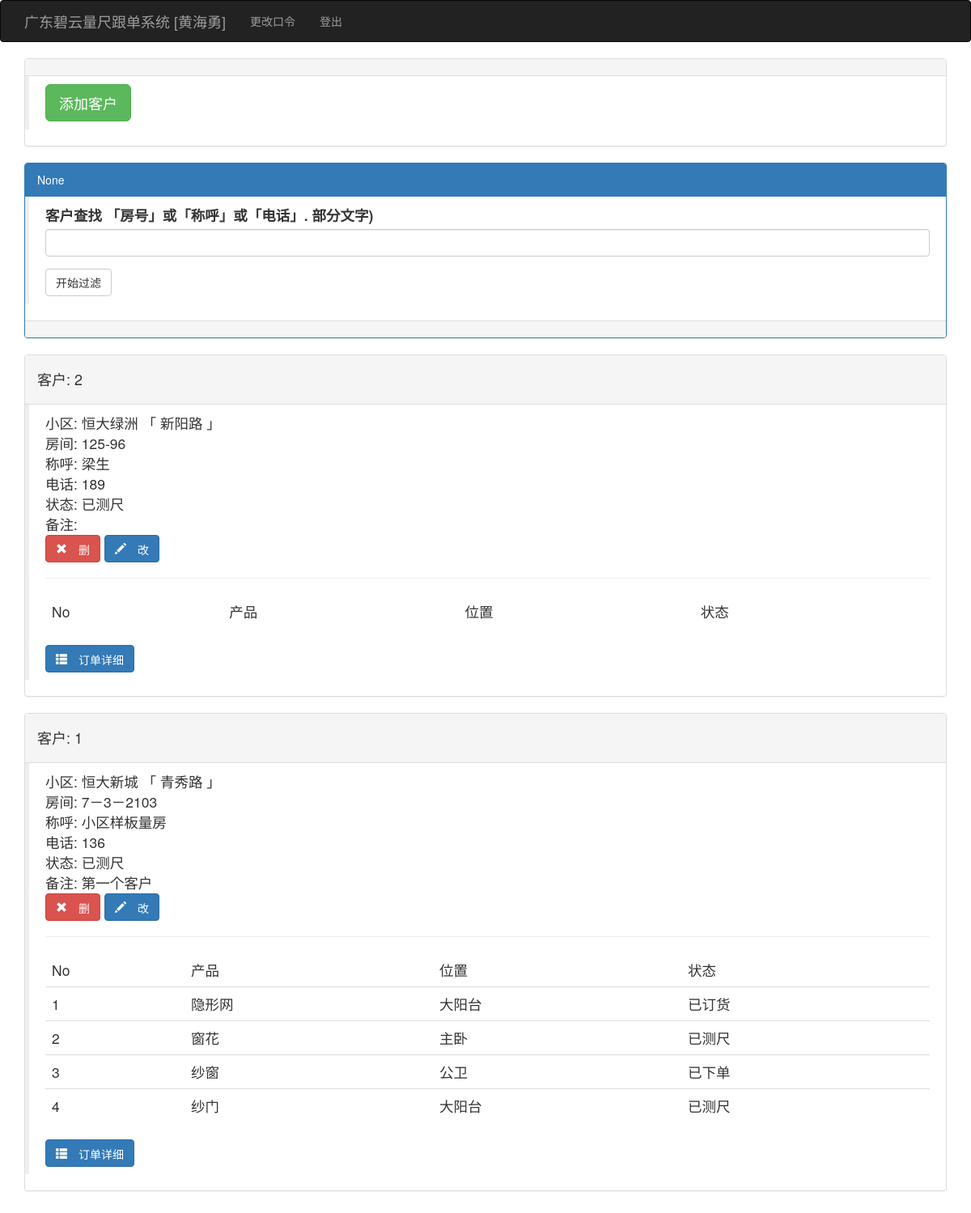
Page /kehulist (signed in) on the committed database.
### app/models.py (models this page shows, shortened)
class User(UserMixin, db.Model):
    __tablename__ = 'users'
    id = db.Column(db.Integer, primary_key=True)
    user = db.Column(db.String(64), unique=True, index=True)
    pin = db.Column(db.String(64))
    username = db.Column(db.String(64))
    tel = db.Column(db.String(32))
    role = db.Column(db.String(64))
    isuse = db.Column(db.Boolean, default=False)
    beizhu = db.Column(db.String(64))
    kehus = db.relationship('Kehu', backref='user', lazy='dynamic')
    @login_manager.user_loader
    def load_user(user_id):
        return User.query.get(int(user_id))

class Kehu(db.Model):
    __tablename__ = 'kehus'
    id = db.Column(db.Integer, primary_key=True)
    user_id = db.Column(db.Integer, db.ForeignKey('users.id'))
    xiaoqu_id = db.Column(db.Integer, db.ForeignKey('xiaoqus.id'))
    fangjian = db.Column(db.String(64))
    chenghu = db.Column(db.String(64))
    tel = db.Column(db.String(64))
    zje = db.Column(db.Float)
    beizhu = db.Column(db.String(64))
    status = db.Column(db.Integer, default=1)  # 1已测尺、2已下单、3已安装、4已清款
    time0 = db.Column(db.DateTime(), default=datetime.utcnow)
    time1 = db.Column(db.DateTime())
    time2 = db.Column(db.DateTime())
    time3 = db.Column(db.DateTime())
    dingdans = db.relationship('Dingdan', backref='kehu', lazy='dynamic')

class Xiaoqu(db.Model):
    __tablename__ = 'xiaoqus'
    id = db.Column(db.Integer, primary_key=True)
    xiaoqu = db.Column(db.String(64), unique=True, index=True)
    dizhi = db.Column(db.String(100))
    beizhu = db.Column(db.String(128))
    kehus = db.relationship('Kehu', backref='xiaoqu', lazy='dynamic')

class Dingdan(db.Model):
    __tablename__ = 'dingdans'
    id = db.Column(db.Integer, primary_key=True)
    kehu_id = db.Column(db.Integer, db.ForeignKey('kehus.id'))
    chanpin_id = db.Column(db.Integer, db.ForeignKey('chanpins.id'))
    shuliang = db.Column(db.Integer)
    weizhi = db.Column(db.String(64))
    xinghao = db.Column(db.String(64))
    kuan_chang = db.Column(db.Integer)
    gao = db.Column(db.Integer)
    meikongkuan_bashoudigao = db.Column(db.Integer)
    color = db.Column(db.String(64))
    shanshu = db.Column(db.Integer)
    zhonghengtiaoshu_gantiaoshu = db.Column(db.Integer)
    shuowei = db.Column(db.String(64))
    ishaveht = db.Column(db.String(64))
    zhangfa_dengfenshu_kaishuofangshi = db.Column(db.String(64))
    jiage = db.Column(db.Float)
    tushipic = db.Column(db.String(64))
    beizhu = db.Column(db.String(64))
    status = db.Column(db.Integer, default=1)  # 1测尺、2业务下单、3工厂下单、4工厂入库、5工厂发货、6货到工地、7安装完成
    fakaidi = db.Column(db.String(64))
    time0 = db.Column(db.DateTime(), default=datetime.utcnow)
    user0_id = db.Column(db.Integer, db.ForeignKey('users.id'))
    time1 = db.Column(db.DateTime())
    user1_id = db.Column(db.Integer, db.ForeignKey('users.id'))
    time2 = db.Column(db.DateTime())
    user2_id = db.Column(db.Integer, db.ForeignKey('users.id'))
    time3 = db.Column(db.DateTime())
    user3_id = db.Column(db.Integer, db.ForeignKey('users.id'))
    time4 = db.Column(db.DateTime())
    user4_id = db.Column(db.Integer, db.ForeignKey('users.id'))
    time5 = db.Column(db.DateTime())
    user5_id = db.Column(db.Integer, db.ForeignKey('users.id'))
    time6 = db.Column(db.DateTime())
    user6_id = db.Column(db.Integer, db.ForeignKey('users.id'))

class Chanpin(db.Model):
    __tablename__ = 'chanpins'
    id = db.Column(db.Integer, primary_key=True)
    pinming = db.Column(db.String(64))
    jiage = db.Column(db.Float)
    beizhu = db.Column(db.String(64))
    dingdans = db.relationship('Dingdan', backref='chanpin', lazy='dynamic')

### app/main/views.py (the view)
@main.route('/kehulist', methods=['GET', 'POST'])
@login_required
def kehulist():
    if current_user.role != '业务员':
        return redirect(url_for('main.index'))
    form = FindkhForm()
    user = current_user._get_current_object()
    if form.validate_on_submit():
        session['infostring'] = form.infosing.data
        return redirect(url_for('main.kehulist'))
    if session.get('infostring') != None:
        infostring = '%' + session.get('infostring') + '%'
    else:
        infostring = '%'
    prewhere = session.get('infostring')
    kehus = Kehu.query.filter(Kehu.user == current_user._get_current_object()).filter(
        or_(Kehu.fangjian.like(infostring), Kehu.chenghu.like(infostring),
            Kehu.tel.like(infostring))).order_by(Kehu.id.desc())  # .order_by(Guke.outtime.desc())
    return render_template('kehulist.html', kehus=kehus, form=form, prewhere=prewhere)  # ,

### app/main/forms.py
class FindkhForm(FlaskForm):
    infosing = StringField('客户查找 「房号」或「称呼」或「电话」. 部分文字)')
    submit = SubmitField('开始过滤')
    def __init__(self, *args, **kwargs):
        super(FindkhForm, self).__init__(*args, **kwargs)

### app/templates/kehulist.html (shortened to what this page needs)
{% extends "base.html" %}
{% import "bootstrap/wtf.html" as wtf %}
{% block page_content %}
    <div class="panel panel-default">
          <div class="panel-heading"></div>
                   <div class="post-body">
                    <blockquote>
                    <a class="btn btn-success btn-lg" href="{{  url_for('main.addkehu') }}" >添加客户</a>
                    </blockquote>
                </div>
    </div>
   <div class="panel panel-primary">
        <div class="panel-heading">
            {{ prewhere }}
        </div>
        <div class="post-body">
            <blockquote>
                {{ wtf.quick_form(form) }}
            </blockquote>
        </div>
        <div class="panel-footer"></div>
    </div>
    {% for kehu in kehus %}
           <div class="panel panel-default">
                <div class="panel-heading"><h4>客户: {{ kehu.id }}  </h4></div>
                <div class="post-body">
                    <blockquote>
                    <ul class="list-unstyled">
                    <li>小区: {{ kehu.xiaoqu.xiaoqu }} 「 {{ kehu.xiaoqu.dizhi }} 」</li>
                    <li>房间: {{ kehu.fangjian }}</li>
                    <li>称呼: {{ kehu.chenghu }}</li>
                    <li>电话: {{ kehu.tel }}</li>
                    {% if kehu.status == 1 %}
                        <li>状态: 已测尺</li>
                    {% elif kehu.status == 2  %}
                        <li>状态: 已下单</li>
                    {% elif kehu.status == 3  %}
                        <li>状态: 已安装</li>
                    {% elif kehu.status == 4  %}
                        <li>状态: 已清款</li>
                    {% else %}
                        <li>状态: 状态有误</li>
                    {% endif %}
                    <li>备注: {{ kehu.beizhu }}</li>
                    <li><a class="btn btn-danger glyphicon glyphicon-remove" href="{{  url_for('main.delkehu', id=kehu.id) }}" > 删</a>
               <a class="btn btn-primary glyphicon glyphicon-pencil" href="{{  url_for('main.editkehu', id=kehu.id) }}" > 改</a></li>
                    </ul>
                    <hr>
                    <table class="table">
                    <thead>
                        <tr>
                        <td>No</td><td>产品</td><td>位置</td><td>状态</td>
                        </tr>
                    </thead>
                    <tbody>
                    {% for dingdan in kehu.dingdans %}
                        <tr>
                        <td>{{ loop.index }}</td><td>{{ dingdan.chanpin.pinming }}</td><td>{{ dingdan.weizhi }}</td><td>
                    {% if dingdan.status == 1 %}
                        已测尺
                    {% elif dingdan.status == 2  %}
                        已下单
                    {% elif dingdan.status == 3  %}
                        已订货
                    {% elif dingdan.status == 4  %}
                        已入库
                    {% elif dingdan.status == 5  %}
                        已发货
                    {% elif dingdan.status == 6  %}
                        已到货
                    {% elif dingdan.status == 7  %}
                        已装完
                    {% else %}
                        状态有误
                    {% endif %}
                        </td>
                        </tr>
                    {% endfor %}
                    </tbody>
                    </table>
                <a class="btn btn-primary glyphicon glyphicon-th-list" href="{{  url_for('main.showkehudd', id=kehu.id) }}" > 订单详细</a>
                    </blockquote>
                </div>
            </div>
    {% endfor %}
{% endblock %}

### app/templates/base.html (shortened to what this page needs)
{% extends "bootstrap/base.html" %}
{% block head %}
{{ super() }}
<link rel="stylesheet" type="text/css" href="{{ url_for('static', filename='styles.css') }}">
{% endblock %}
{% block navbar %}
<div class="navbar navbar-inverse" role="navigation">
    <div class="container">
        <div class="navbar-header">
            <a class="navbar-brand" href="{{ url_for('main.index') }}">广东碧云量尺跟单系统 [{{ current_user.username }}] </a>
        </div>
        <div class="navbar-collapse collapse">
            <ul class="nav navbar-nav">
                {% if current_user.is_authenticated %}
                <li><a href="{{ url_for('auth.change_pin') }}">更改口令</a></li>
                <li><a href="{{ url_for('auth.logout') }}">登出</a></li>
                {% endif %}
            </ul>
        </div>
    </div>
</div>
{% endblock %}
{% block content %}
<div class="container">
    {% block page_content %}{% endblock %}
</div>
{% endblock %}

### rows in the picture
User: username "黄海勇"
Kehu: id "2", xiaoqu.xiaoqu "恒大绿洲", xiaoqu.dizhi "新阳路", fangjian "125-96", chenghu "梁生", tel "189", status "状态: 已测尺"
Kehu: id "1", xiaoqu.xiaoqu "恒大新城", xiaoqu.dizhi "青秀路", fangjian "7－3－2103", chenghu "小区样板量房", tel "136", status "状态: 已测尺", beizhu "第一个客户"
Dingdan: chanpin.pinming "隐形网", weizhi "大阳台", status "已订货"
Dingdan: chanpin.pinming "窗花", weizhi "主卧", status "已测尺"
Dingdan: chanpin.pinming "纱窗", weizhi "公卫", status "已下单"
Dingdan: chanpin.pinming "纱门", weizhi "大阳台", status "已测尺"

### other values in the picture
{{ prewhere }} "None"
